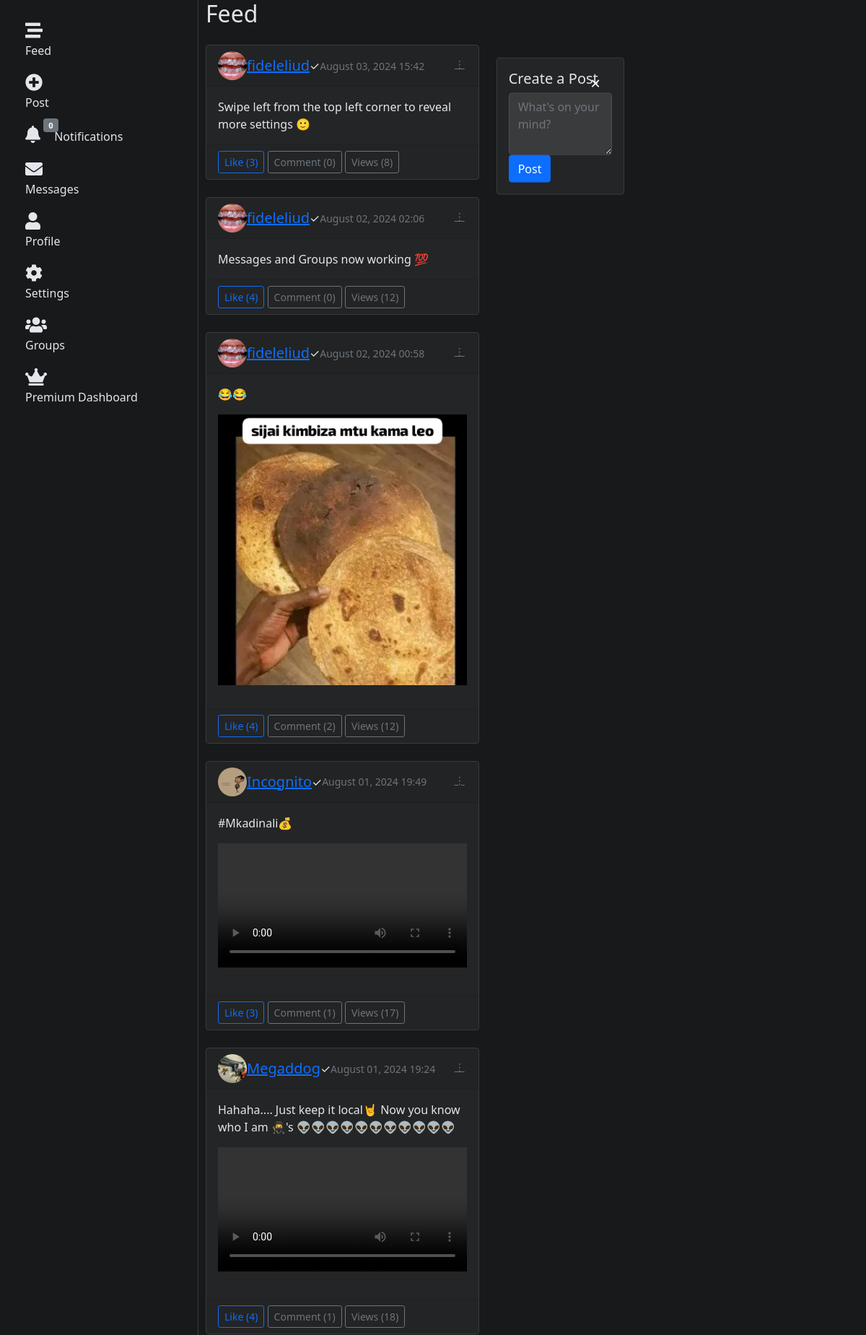
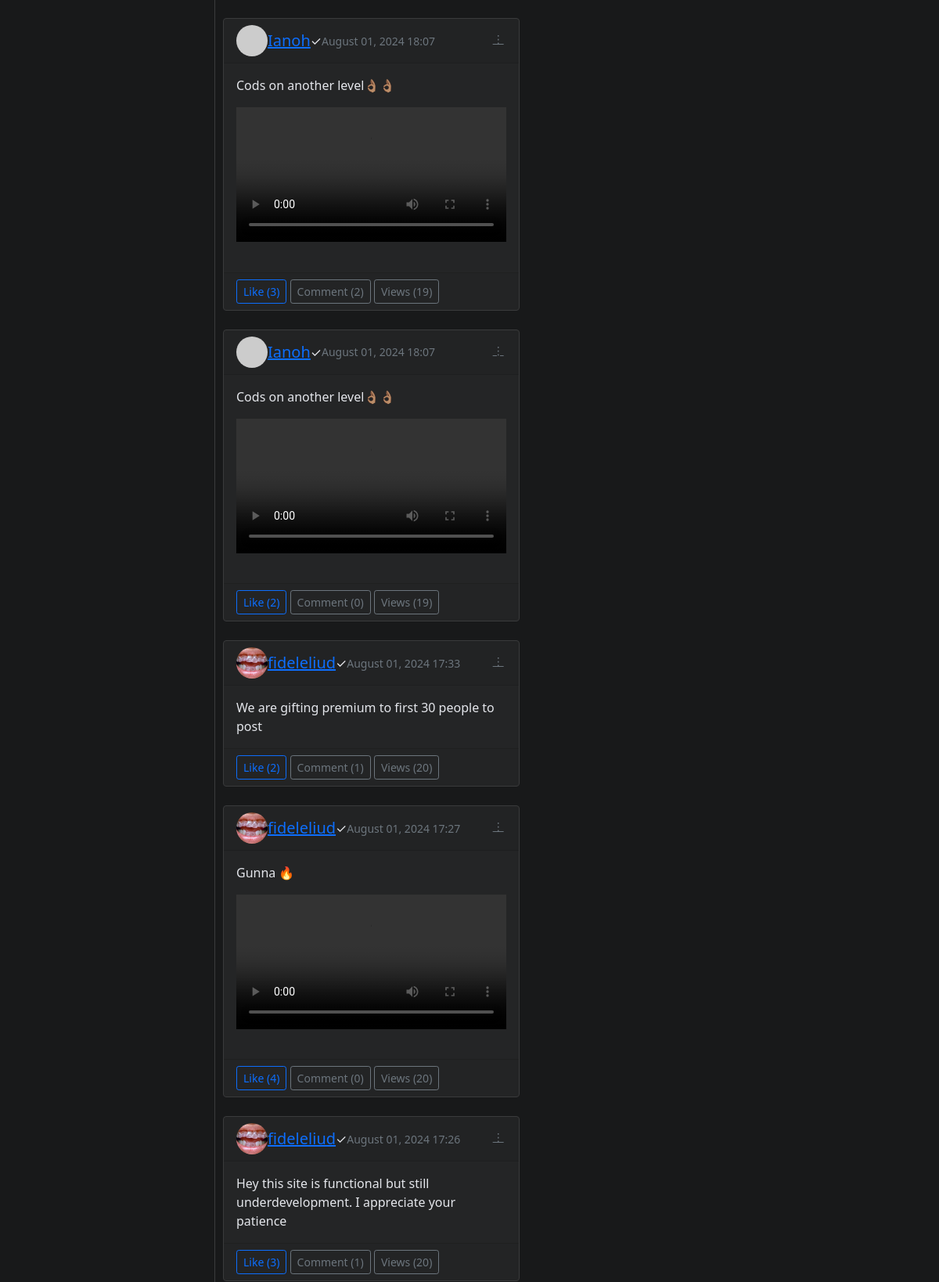
Page /feed/ (signed in, upper part) on the committed database (2 pictures, top to bottom).
### social/models.py (models this page shows)
class Post(models.Model):
    user = models.ForeignKey(User, on_delete=models.CASCADE)
    content = models.TextField(max_length=150)
    image = models.ImageField(upload_to="post_images/", blank=True, null=True)
    video = models.FileField(upload_to="post_videos/", blank=True, null=True)
    created_at = models.DateTimeField(auto_now_add=True)
    n_views = models.PositiveIntegerField(default=0)
    likes = models.ManyToManyField(User, related_name="liked_posts", blank=True)
    is_boosted = models.BooleanField(default=False)
    boost_expires_at = models.DateTimeField(null=True, blank=True)
    @property
    def n_likes(self):
        return self.likes.count()
    @property
    def n_comments(self):
        return self.comments.count()

### users/models.py (models this page shows, shortened)
class User(AbstractUser):
    nickname = models.CharField(max_length=50, blank=True)
    course = models.CharField(max_length=100, blank=True)  # Make this optional
    year = models.IntegerField(null=True, blank=True)  # Make this optional
    profile_picture = models.ImageField(upload_to="profile_pics/", blank=True)
    bio = models.TextField(blank=True)
    followers = models.ManyToManyField(
        "self", symmetrical=False, related_name="following"
    )
    is_verified = models.BooleanField(default=False)
    is_premium = models.BooleanField(default=False)
    premium_expiry = models.DateTimeField(null=True, blank=True)
    privacy_dms = models.BooleanField(default=False)
    privacy_posts = models.BooleanField(default=False)
    THEME_CHOICES = [
        ("light", "Light"),
        ("dark", "Dark"),
        ("system", "System"),
    ]
    theme_preference = models.CharField(
        max_length=10, choices=THEME_CHOICES, default="system"
    )

### social/views.py (the view)
# urls.py: path("feed/", views.feed, name="feed"),
@login_required
def feed(request):
    posts = (
        Post.objects.select_related("user")
        .prefetch_related("likes", "comments", "views")
        .order_by("-created_at")
    )
    premium_posts = posts.filter(
        user__is_premium=True, user__premium_expiry__gt=timezone.now()
    )
    regular_posts = posts.filter(
        Q(user__is_premium=False) | Q(user__premium_expiry__lte=timezone.now())
    )
    all_posts = list(premium_posts) + list(regular_posts)
    return render(
        request, "social/feed.html", {"posts": all_posts[:50]}
    )  # Limit to 50 posts for performance

### notifications/context_processors.py (called while the page is built)
def notification_count(request):
    if request.user.is_authenticated:
        count = request.user.notifications.filter(is_read=False).count()
        return {"unread_notification_count": count}
    return {"unread_notification_count": 0}

### users/context_processors.py (called while the page is built)
def premium_status(request):
    if request.user.is_authenticated:
        is_premium = (
            request.user.is_premium
            and request.user.premium_expiry is not None
            and request.user.premium_expiry > timezone.now()
        )
        days_left = (
            (request.user.premium_expiry - timezone.now()).days if is_premium else 0
        )
        return {"is_premium": is_premium, "premium_days_left": days_left}
    return {"is_premium": False, "premium_days_left": 0}

### social/templates/social/feed.html (shortened to what this page needs)
{% extends 'base.html' %}
{% block content %}
<div class="container">
    <h2 class="mb-4">Feed</h2>
    <div class="row">
        <div class="col-md-8">
            {% for post in posts %}
            <div class="card mb-4 post-card" data-post-id="{{ post.id }}">
                <div class="card-header d-flex align-items-center">
                    {% if post.user.profile_picture %}
                    <img src="{{ post.user.profile_picture.url }}" alt="{{ post.user.username }}"
                        class="rounded-circle mr-3" style="width: 40px; height: 40px; object-fit: cover;">
                    {% else %}
                    <img src="https://via.placeholder.com/40" alt="{{ post.user.username }}"
                        class="rounded-circle mr-3">
                    {% endif %}
                    <h5 class="mb-0 ml-2">
                        <a href="{% url 'profile' username=post.user.username %}">{{ post.user.username }}</a>
                    </h5>
                    {% if post.user.is_verified %}
                    <span class="verified-badge">✓</span>
                    {% endif %}
                    <small class="text-muted ml-auto">{{ post.created_at|date:"F d, Y H:i" }}</small>
                    <div class="dropdown post-menu">
                        <button class="btn btn-sm btn-link dropdown-toggle" type="button" id="postMenu{{ post.id }}"
                            data-bs-toggle="dropdown" aria-expanded="false">
                            &#8942;
                        </button>
                    </div>
                </div>
                <div class="card-body">
                    <p class="card-text">{{ post.content }}</p>
                    {% if post.image %}
                    <img src="{{ post.image.url }}" alt="Post image" class="img-fluid mb-3">
                    {% endif %}
                    {% if post.video %}
                    <video width="100%" controls class="mb-3">
                        <source src="{{ post.video.url }}" type="video/mp4">
                    </video>
                    {% endif %}
                </div>
                <div class="card-footer">
                    <button class="btn btn-sm btn-outline-primary like-button" data-post-id="{{ post.id }}">
                        Like (<span class="likes-count">{{ post.n_likes }}</span>)
                    </button>
                    <button class="btn btn-sm btn-outline-secondary comment-button" data-post-id="{{ post.id }}">
                        Comment (<span class="comments-count">{{ post.n_comments }}</span>)
                    </button>
                    <button class="btn btn-sm btn-outline-secondary views-button" data-post-id="{{ post.id }}">
                        Views (<span class="views-count">{{ post.n_views }}</span>)
                    </button>
                </div>
            </div>
            {% empty %}
            <div class="alert alert-info">No posts yet. Be the first to post!</div>
            {% endfor %}
        </div>
        <div class="col-md-4">
            <div class="sticky-sidebar">
                <div class="card create-post-form">
                    <div class="card-body">
                        <h5 class="card-title">Create a Post</h5>
                        <form method="post" action="{% url 'create_post' %}">
                            <div class="form-group">
                                <textarea class="form-control" name="content" rows="3"
                                    placeholder="What's on your mind?"></textarea>
                            </div>
                            <button type="submit" class="btn btn-primary">Post</button>
                        </form>
                    </div>
                </div>
            </div>
        </div>
    </div>
</div>
{% endblock %}

### templates/base.html (style rules this page uses)
body { padding-bottom: 60px; }
:root { --bg-color: #f0f2f5; --text-color: #1c1e21; --navbar-bg: #ffffff; --navbar-color: #1c1e21; --card-bg: #ffffff; --card-border: #dddfe2; --input-bg: #f0f2f5; --input-color: #1c1e21; --input-border: #ccd0d5; --btn-close-filter: none; }
.dark-theme { --bg-color: #18191a; --text-color: #e4e6eb; --navbar-bg: #242526; --navbar-color: #e4e6eb; --card-bg: #242526; --card-border: #3a3b3c; --input-bg: #3a3b3c; --input-color: #e4e6eb; --input-border: #4e4f50; --btn-close-filter: invert(1); }
body { background-color: var(--bg-color); color: var(--text-color); }
.card { background-color: var(--card-bg); border-color: var(--card-border); }
.form-control { background-color: var(--input-bg); color: var(--input-color); border-color: var(--input-border); }
.container { position: relative; z-index: 1; }
@media (min-width: 576px) { .container { padding-left: 10px; padding-right: 10px; } }

### social/templates/social/feed.html (style rules this page uses)
.sticky-sidebar { position: sticky; top: 80px; }
.post-card { position: relative; }
.post-menu { position: absolute; top: 10px; right: 10px; }
.dropdown-toggle::after { display: none; }
.dropdown-toggle { color: #6c757d; }

### rows in the picture
Post: user.profile_picture (picture), user.username "fideleliud", created_at "August 03, 2024 15:42", content "Swipe left from the top left corner to reveal more settings 🙂", n_likes "3", n_comments "0", n_views "8"
Post: user.profile_picture (picture), user.username "fideleliud", created_at "August 02, 2024 02:06", content "Messages and Groups now working 💯", n_likes "4", n_comments "0", n_views "12"
Post: user.profile_picture (picture), user.username "fideleliud", created_at "August 02, 2024 00:58", content "😂😂", image (picture), n_likes "4", n_comments "2", n_views "12"
Post: user.profile_picture (picture), user.username "Incognito", created_at "August 01, 2024 19:49", content "#Mkadinali💰", n_likes "3", n_comments "1", n_views "17"
Post: user.profile_picture (picture), user.username "Megaddog", created_at "August 01, 2024 19:24", content "Hahaha.... Just keep it local🤘 Now you know who I am 🥷's 👽👽👽👽👽👽👽👽👽👽👽", n_likes "4", n_comments "1", n_views "18"
Post: user.username "Ianoh", created_at "August 01, 2024 18:07", content "Cods on another level👌🏽👌🏽", n_likes "3", n_comments "2", n_views "19"
Post: user.username "Ianoh", created_at "August 01, 2024 18:07", content "Cods on another level👌🏽👌🏽", n_likes "2", n_comments "0", n_views "19"
Post: user.profile_picture (picture), user.username "fideleliud", created_at "August 01, 2024 17:33", content "We are gifting premium to first 30 people to post", n_likes "2", n_comments "1", n_views "20"
Post: user.profile_picture (picture), user.username "fideleliud", created_at "August 01, 2024 17:27", content "Gunna 🔥", n_likes "4", n_comments "0", n_views "20"
Post: user.profile_picture (picture), user.username "fideleliud", created_at "August 01, 2024 17:26", content "Hey this site is functional but still underdevelopment. I appreciate your patience", n_likes "3", n_comments "1", n_views "20"

### other values in the picture
{{ unread_notification_count }} "0"
